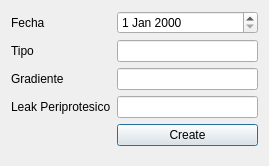
<?xml version="1.0" encoding="UTF-8"?>
<ui version="4.0">
 <class>DialogAnillo</class>
 <widget class="QDialog" name="DialogAnillo">
  <property name="geometry">
   <rect>
    <x>0</x>
    <y>0</y>
    <width>269</width>
    <height>166</height>
   </rect>
  </property>
  <property name="windowTitle">
   <string>Dialog</string>
  </property>
  <layout class="QFormLayout" name="formLayout">
   <item row="0" column="0">
    <widget class="QLabel" name="label">
     <property name="text">
      <string>Fecha</string>
     </property>
    </widget>
   </item>
   <item row="0" column="1">
    <widget class="QDateEdit" name="dateEditAnillo"/>
   </item>
   <item row="1" column="0">
    <widget class="QLabel" name="label_5">
     <property name="text">
      <string>Tipo</string>
     </property>
    </widget>
   </item>
   <item row="1" column="1">
    <widget class="QLineEdit" name="lineEditTipo"/>
   </item>
   <item row="2" column="0">
    <widget class="QLabel" name="label_2">
     <property name="text">
      <string>Gradiente</string>
     </property>
    </widget>
   </item>
   <item row="2" column="1">
    <widget class="QLineEdit" name="lineEditGradiente"/>
   </item>
   <item row="3" column="0">
    <widget class="QLabel" name="label_6">
     <property name="text">
      <string>Leak Periprotesico</string>
     </property>
    </widget>
   </item>
   <item row="3" column="1">
    <widget class="QLineEdit" name="lineEditLeak"/>
   </item>
   <item row="4" column="1">
    <widget class="QPushButton" name="pushButtonProtMec">
     <property name="text">
      <string>Create</string>
     </property>
    </widget>
   </item>
  </layout>
 </widget>
 <resources/>
 <connections/>
</ui>
